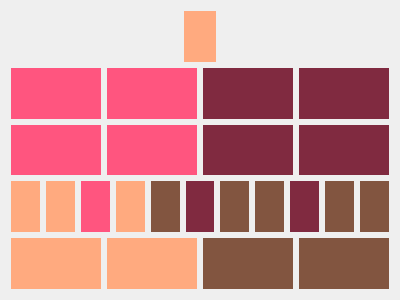
<?xml version="1.0" encoding="UTF-8"?>
<ui version="4.0">
 <class>blnuhr</class>
 <widget class="QWidget" name="blnuhr">
  <property name="geometry">
   <rect>
    <x>0</x>
    <y>0</y>
    <width>400</width>
    <height>300</height>
   </rect>
  </property>
  <property name="windowTitle">
   <string>blnuhr</string>
  </property>
  <layout class="QVBoxLayout" name="verticalLayout_2">
   <item>
    <layout class="QVBoxLayout" name="verticalLayout">
     <item>
      <layout class="QHBoxLayout" name="horizontalLayout">
       <item>
        <spacer name="horizontalSpacer">
         <property name="orientation">
          <enum>Qt::Horizontal</enum>
         </property>
         <property name="sizeHint" stdset="0">
          <size>
           <width>40</width>
           <height>20</height>
          </size>
         </property>
        </spacer>
       </item>
       <item>
        <widget class="QLabel" name="l_s">
         <property name="styleSheet">
          <string notr="true">background-color: rgb(255, 170, 127);
color: rgb(255, 170, 127);</string>
         </property>
         <property name="text">
          <string>--------</string>
         </property>
        </widget>
       </item>
       <item>
        <spacer name="horizontalSpacer_2">
         <property name="orientation">
          <enum>Qt::Horizontal</enum>
         </property>
         <property name="sizeHint" stdset="0">
          <size>
           <width>40</width>
           <height>20</height>
          </size>
         </property>
        </spacer>
       </item>
      </layout>
     </item>
    </layout>
   </item>
   <item>
    <layout class="QHBoxLayout" name="horizontalLayout_3">
     <item>
      <widget class="QLabel" name="l_h5_1">
       <property name="styleSheet">
        <string notr="true">background-color: rgb(255, 85, 127);</string>
       </property>
       <property name="text">
        <string/>
       </property>
      </widget>
     </item>
     <item>
      <widget class="QLabel" name="l_h5_2">
       <property name="styleSheet">
        <string notr="true">background-color: rgb(255, 85, 127);</string>
       </property>
       <property name="text">
        <string/>
       </property>
      </widget>
     </item>
     <item>
      <widget class="QLabel" name="l_h5_3">
       <property name="styleSheet">
        <string notr="true">background-color: rgb(128, 42, 64);</string>
       </property>
       <property name="text">
        <string/>
       </property>
      </widget>
     </item>
     <item>
      <widget class="QLabel" name="l_h5_4">
       <property name="styleSheet">
        <string notr="true">background-color: rgb(128, 42, 64);</string>
       </property>
       <property name="text">
        <string/>
       </property>
      </widget>
     </item>
    </layout>
   </item>
   <item>
    <layout class="QHBoxLayout" name="horizontalLayout_5">
     <item>
      <widget class="QLabel" name="l_h1_1">
       <property name="styleSheet">
        <string notr="true">background-color: rgb(255, 85, 127);</string>
       </property>
       <property name="text">
        <string/>
       </property>
      </widget>
     </item>
     <item>
      <widget class="QLabel" name="l_h1_2">
       <property name="styleSheet">
        <string notr="true">background-color: rgb(255, 85, 127);</string>
       </property>
       <property name="text">
        <string/>
       </property>
      </widget>
     </item>
     <item>
      <widget class="QLabel" name="l_h1_3">
       <property name="styleSheet">
        <string notr="true">background-color: rgb(128, 42, 64);</string>
       </property>
       <property name="text">
        <string/>
       </property>
      </widget>
     </item>
     <item>
      <widget class="QLabel" name="l_h1_4">
       <property name="styleSheet">
        <string notr="true">background-color: rgb(128, 42, 64);</string>
       </property>
       <property name="text">
        <string/>
       </property>
      </widget>
     </item>
    </layout>
   </item>
   <item>
    <layout class="QHBoxLayout" name="horizontalLayout_4">
     <item>
      <widget class="QLabel" name="l_m5_1">
       <property name="styleSheet">
        <string notr="true">background-color: rgb(255, 170, 127);</string>
       </property>
       <property name="text">
        <string/>
       </property>
      </widget>
     </item>
     <item>
      <widget class="QLabel" name="l_m5_2">
       <property name="styleSheet">
        <string notr="true">background-color: rgb(255, 170, 127);</string>
       </property>
       <property name="text">
        <string/>
       </property>
      </widget>
     </item>
     <item>
      <widget class="QLabel" name="l_m5_3">
       <property name="styleSheet">
        <string notr="true">background-color: rgb(255, 85, 127);</string>
       </property>
       <property name="text">
        <string/>
       </property>
      </widget>
     </item>
     <item>
      <widget class="QLabel" name="l_m5_4">
       <property name="styleSheet">
        <string notr="true">background-color: rgb(255, 170, 127);</string>
       </property>
       <property name="text">
        <string/>
       </property>
      </widget>
     </item>
     <item>
      <widget class="QLabel" name="l_m5_5">
       <property name="styleSheet">
        <string notr="true">background-color: rgb(130, 85, 64);</string>
       </property>
       <property name="text">
        <string/>
       </property>
      </widget>
     </item>
     <item>
      <widget class="QLabel" name="l_m5_6">
       <property name="styleSheet">
        <string notr="true">background-color: rgb(128, 42, 64);</string>
       </property>
       <property name="text">
        <string/>
       </property>
      </widget>
     </item>
     <item>
      <widget class="QLabel" name="l_m5_7">
       <property name="styleSheet">
        <string notr="true">background-color: rgb(130, 85, 64);</string>
       </property>
       <property name="text">
        <string/>
       </property>
      </widget>
     </item>
     <item>
      <widget class="QLabel" name="l_m5_8">
       <property name="styleSheet">
        <string notr="true">background-color: rgb(130, 85, 64);</string>
       </property>
       <property name="text">
        <string/>
       </property>
      </widget>
     </item>
     <item>
      <widget class="QLabel" name="l_m5_9">
       <property name="styleSheet">
        <string notr="true">background-color: rgb(128, 42, 64);</string>
       </property>
       <property name="text">
        <string/>
       </property>
      </widget>
     </item>
     <item>
      <widget class="QLabel" name="l_m5_10">
       <property name="styleSheet">
        <string notr="true">background-color: rgb(130, 85, 64);</string>
       </property>
       <property name="text">
        <string/>
       </property>
      </widget>
     </item>
     <item>
      <widget class="QLabel" name="l_m5_11">
       <property name="styleSheet">
        <string notr="true">background-color: rgb(130, 85, 64);</string>
       </property>
       <property name="text">
        <string/>
       </property>
      </widget>
     </item>
    </layout>
   </item>
   <item>
    <layout class="QHBoxLayout" name="horizontalLayout_2">
     <item>
      <widget class="QLabel" name="l_m1_1">
       <property name="styleSheet">
        <string notr="true">background-color: rgb(255, 170, 127);</string>
       </property>
       <property name="text">
        <string/>
       </property>
      </widget>
     </item>
     <item>
      <widget class="QLabel" name="l_m1_2">
       <property name="styleSheet">
        <string notr="true">background-color: rgb(255, 170, 127);</string>
       </property>
       <property name="text">
        <string/>
       </property>
      </widget>
     </item>
     <item>
      <widget class="QLabel" name="l_m1_3">
       <property name="styleSheet">
        <string notr="true">background-color: rgb(130, 85, 64);</string>
       </property>
       <property name="text">
        <string/>
       </property>
      </widget>
     </item>
     <item>
      <widget class="QLabel" name="l_m1_4">
       <property name="styleSheet">
        <string notr="true">background-color: rgb(130, 85, 64);</string>
       </property>
       <property name="text">
        <string/>
       </property>
      </widget>
     </item>
    </layout>
   </item>
  </layout>
 </widget>
 <resources/>
 <connections/>
</ui>
